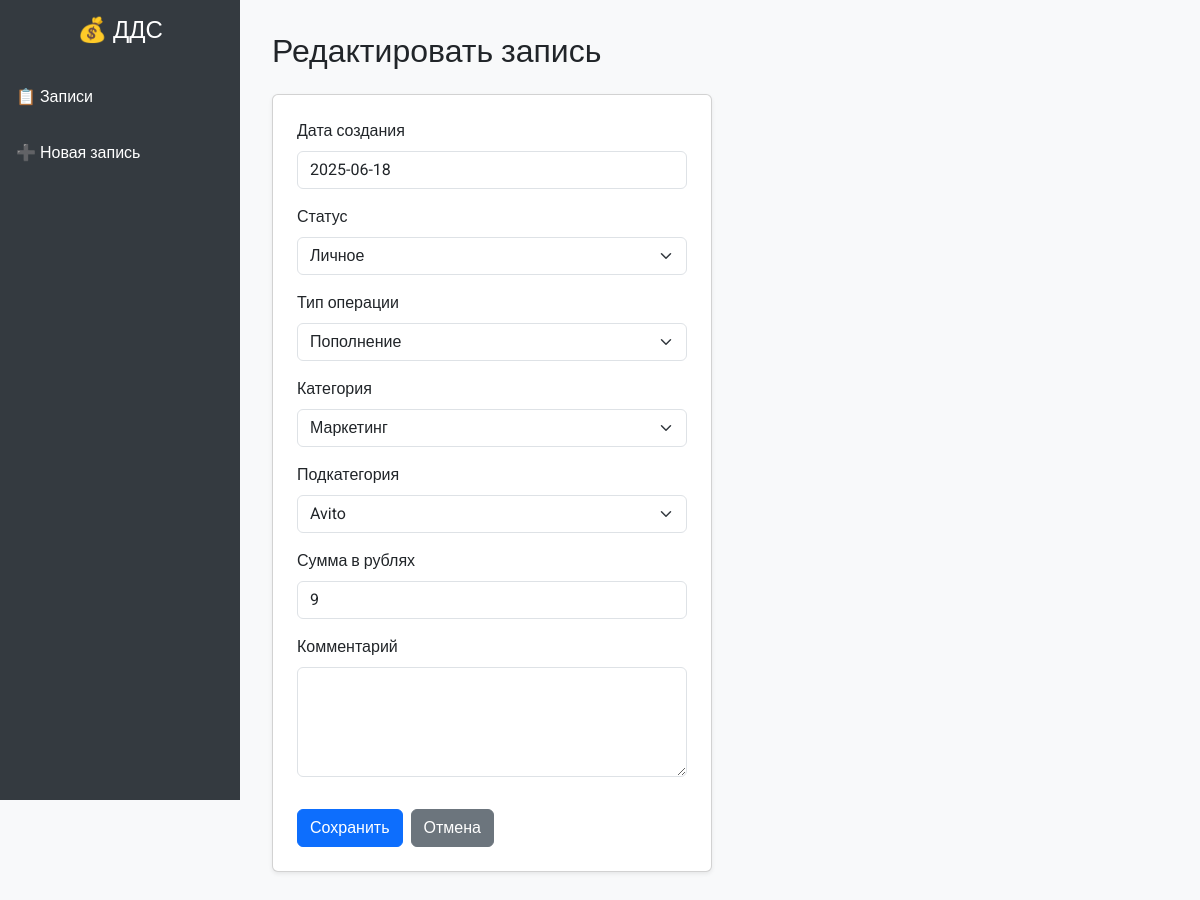
Page /20/edit/ on the committed database.
### finance/models.py (models this page shows)
class FinancialRecord(models.Model):
    created_at = models.DateField(
        default=date.today,
        verbose_name='Дата создания'
    )
    status = models.ForeignKey(
        Status,
        on_delete=models.CASCADE,
        verbose_name='Статус'
    )
    operation_type = models.ForeignKey(
        OperationType,
        on_delete=models.CASCADE,
        verbose_name='Тип операции'
    )
    category = models.ForeignKey(
        Category,
        on_delete=models.CASCADE,
        verbose_name='Категория'
    )
    subcategory = models.ForeignKey(
        SubCategory,
        on_delete=models.CASCADE,
        verbose_name='Подкатегория'
    )
    amount = models.PositiveIntegerField(
        verbose_name='Сумма в рублях',
        validators=[MinValueValidator(1, 'Минимальная сумма в рублях - 1')]
    )
    comment = models.TextField(
        blank=True,
        null=True,
        verbose_name='Комментарий'
        )
    class Meta:
        verbose_name = 'Запись ДДС'
        verbose_name_plural = 'Записи ДДС'

### finance/views.py (the view)
class FinancialRecordUpdateView(UpdateView):
    model = FinancialRecord
    form_class = FinancialRecordForm
    template_name = 'finance/record_form.html'
    success_url = reverse_lazy('record-list')

### finance/forms.py (shortened to what this page needs)
class FinancialRecordForm(forms.ModelForm):
    class Meta:
        model = FinancialRecord
        fields = '__all__'
        widgets = {
            'comment': forms.Textarea(attrs={'rows': 4}),
        }
    def __init__(self, *args, **kwargs):
        super().__init__(*args, **kwargs)
        data = self.data or None
        instance = self.instance if self.instance.pk else None
        operation_type_id = (
            int(data.get('operation_type'))
            if data and data.get('operation_type') else
            instance.operation_type_id if instance else None
        )
        if operation_type_id:
            self.fields['category'].queryset = Category.objects.filter(
                operation_type_id=operation_type_id
            )
        category_id = (
            int(data.get('category'))
            if data and data.get('category') else
            instance.category_id if instance else None
        )
        if category_id:
            self.fields['subcategory'].queryset = SubCategory.objects.filter(
                category_id=category_id
            )

### finance/models.py (called while the page is built)
    def __str__(self):
        return self.name

### templates/finance/record_form.html (shortened to what this page needs)
{% extends "base.html" %}
{% load static %}
{% load widget_tweaks %}
{% block content %}
<h2 class="mb-4">
  {% if form.instance.pk %}Редактировать запись{% else %}Создать запись{% endif %}
</h2>
<form method="post" class="row g-3">
  <div class="col-12 col-md-8 col-lg-6">
    <div class="card p-4 shadow-sm">
      {% for field in form.visible_fields %}
        <div class="mb-3">
          <label for="{{ field.id_for_label }}" class="form-label">{{ field.label }}</label>
          {% if field.field.widget.input_type == 'select' %}
            {{ field|add_class:"form-select" }}
          {% elif field.field.widget.input_type == 'textarea' %}
            {{ field|add_class:"form-control" }}
          {% else %}
            {{ field|add_class:"form-control" }}
          {% endif %}
        </div>
      {% endfor %}
      <div class="mt-3 d-flex gap-2">
        <button type="submit" class="btn btn-primary">Сохранить</button>
        <a href="{% url 'record-list' %}" class="btn btn-secondary">Отмена</a>
      </div>
    </div>
  </div>
</form>
{% endblock %}

### templates/base.html (style rules this page uses)
body { background-color: #f8f9fa; font-family: "Roboto", sans-serif; }

### rows in the picture
FinancialRecord: visible_fields "2025-06-18" "9", visible_fields "Личное" "Пополнение" "Маркетинг" "Avito"

### other values in the picture
{{ field.label }} "Дата создания" "Статус" "Тип операции" "Категория" "Подкатегория" "Сумма в рублях" "Комментарий"
